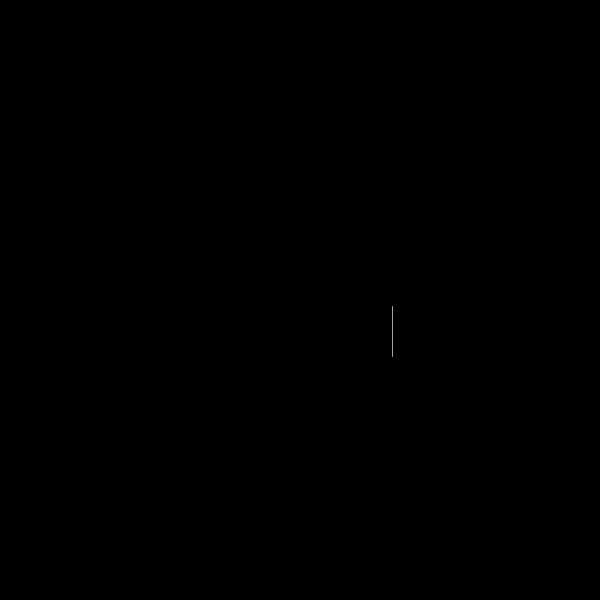
Frame 1 (no input)
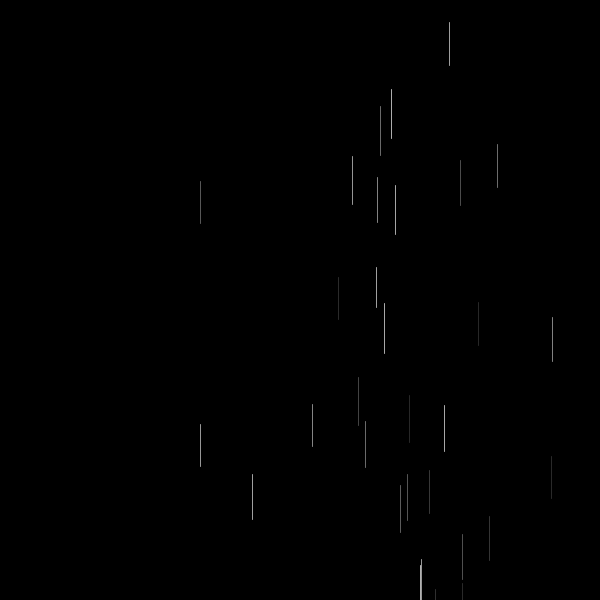
Frame 60 (the mouse pressed at the canvas centre just before this capture)
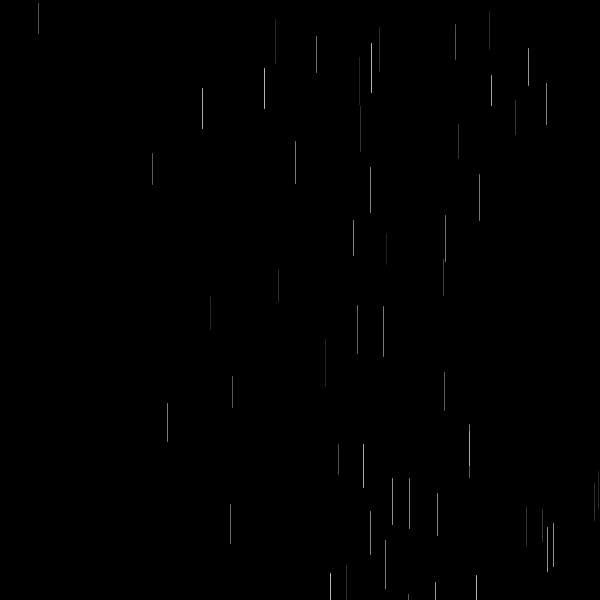
Frame 120 (the mouse held since frame 60 and released just before this capture)

The Processing sketch that drew these frames (run headless with seeded random() and noise(); from frame 60 on, the mouse is pressed at the canvas centre):

// Processing sketch: w8_c_particleSystem
// ── w8_c_particleSystem.pde
ArrayList<ParticleSystem> systems = new ArrayList<ParticleSystem>();

void setup() {
  size(600, 600);
  systems.add(new ParticleSystem(random(0,600),random(0,600)));
}

void draw() {
  
  background(0);
  fill(0,200);
  textAlign(CENTER,CENTER);
  stroke(255);
  textSize(20);
  text("click on the canvas to start the rain", width/2, height/2);
  for (int i = 0; i < systems.size(); i+=1) {
    ParticleSystem t = systems.get(i);
    t.update();
    //background(i);
  }
 

} 



void mousePressed() {

  
}
// ── Particle.pde
class Particle {
  float x; 
  float y;
  float dx;
  float dy;
  color c;
  float s;
  float life;

  //constructor
  Particle(float _x, float _y) {
    x = _x;
    y = _y;
    dx = random(-5, 5);
    dy = random(-10, 10);
    c = color(255,random(30,185));
    s = random(40,100);
    //println("created a ball!");
    life = 300;
  }

  void display() {
    //noStroke();
    stroke(c);
    line(x,y,x,y+s);
  }

  void update() {
    life--;
    s = map(life, 300, 0, 50, 0);
    
    //c = color(map(dist(mouseX,mouseY,x,y),0,100,255,0));
    
     if (x<0 || x > width) {
      x=random(0,600);
      
    }
    
    if (y< 0 || y > height) {
      y=random(0,600);
      
    }
    if(y>590){
      y = y-dy-25;
    }
    
  x += dx;
  y += dy+y;
    
    
    
    
    
     
    
    
    //if (x < s/2 || x > width-s/2) {
    //  dx *= -1;
    //}
    
    //if (y < s/2 || y > height-s/2) {
    //  dy *= -1;
    //}
    
    //x += dx;
    //y += dy;
  }
  
  void setSize(float siz) {
    s = siz;
  }
}
// ── ParticleSystem.pde
class ParticleSystem {
  float x; 
  float y;
  ArrayList<Particle> p;

  ParticleSystem(float _x, float _y) {
    p = new ArrayList<Particle>();
    x = _x;
    y = _y;
  }

  void update() {
    Particle b = new Particle(x, y);
    p.add(b);

    for (int i = p.size()-1; i >= 0; i-=1) {
      Particle temp = p.get(i);
      temp.update();
      temp.display();
      if (temp.life < 1) {
        p.remove(i);
      }
    }
  }

}
